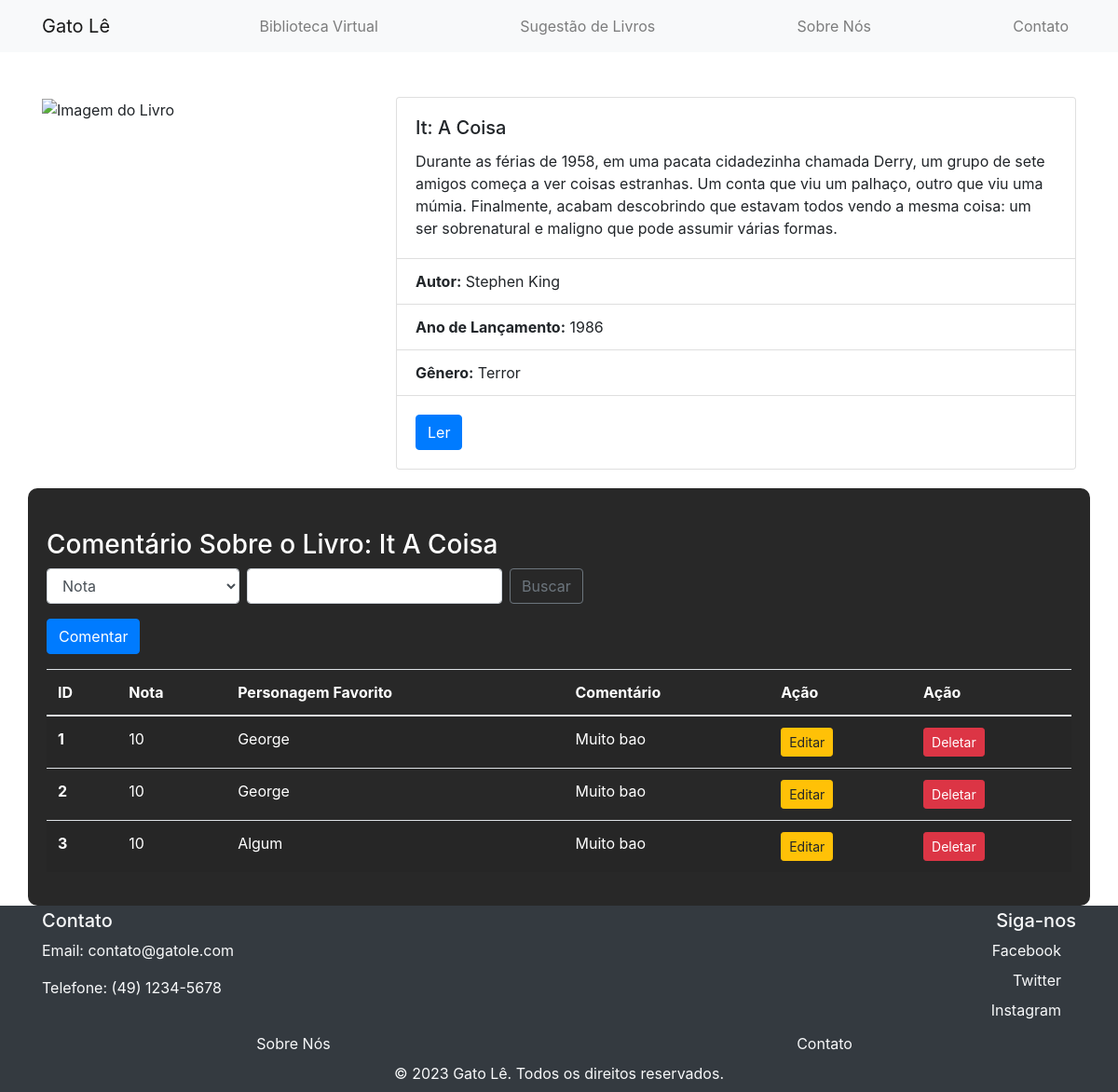
/paginas/2itacoisaLIST.PHP, run on an earlier commit of the app's database.
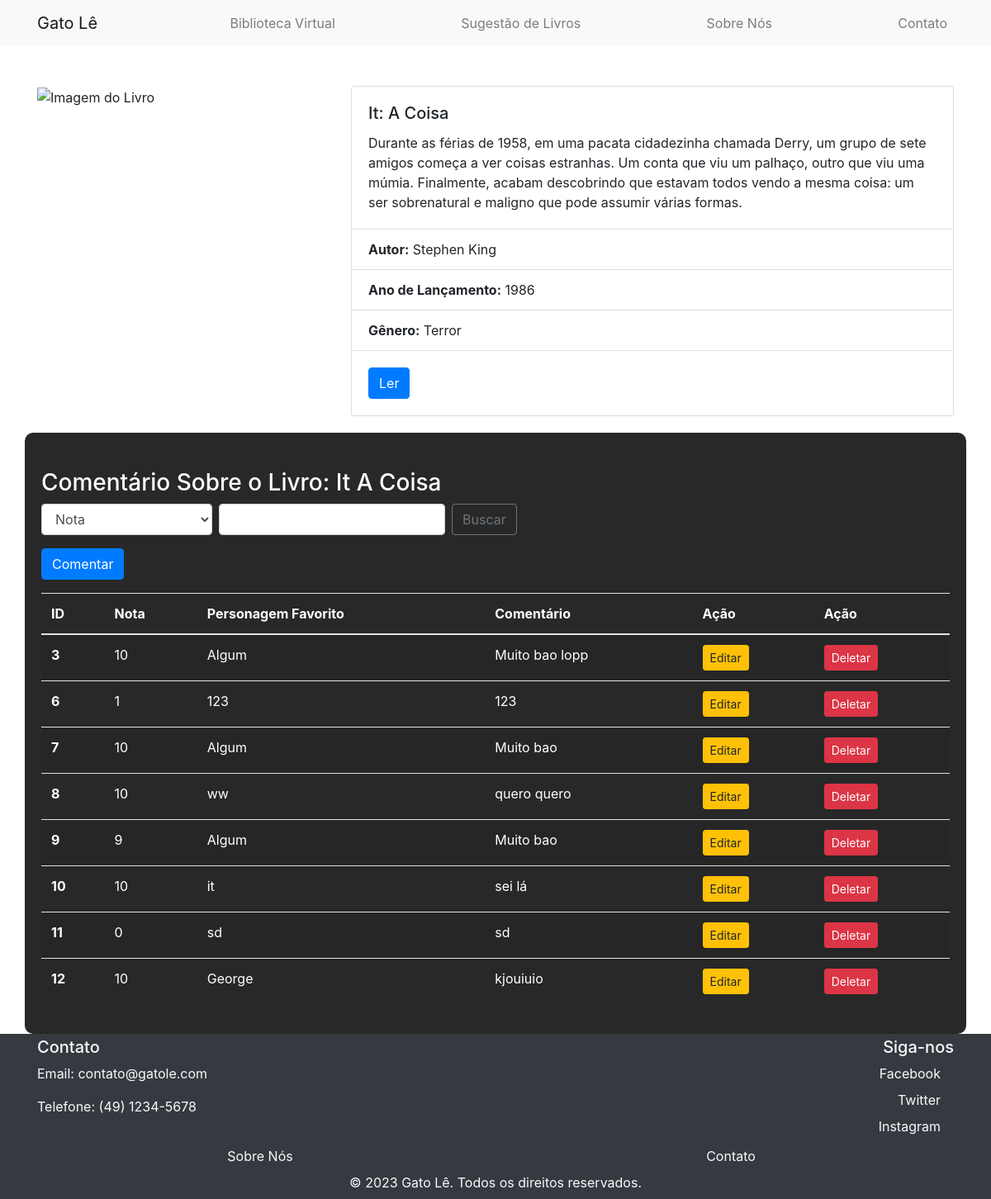
And on a later commit of the database.
### tables this page shows
CREATE TABLE `comentarioit` (
  `id` int(11) NOT NULL,
  `nota` int(11) DEFAULT NULL,
  `personagem` varchar(255) DEFAULT NULL,
  `coment` text DEFAULT NULL
);

### model/db.class.php (called while the page is built, shortened)
<?php
class DB{
    public function conn(){
        $host = "localhost";
        $dbname = "bancodoprofe";
        $user = "root";
        $password = "";
        try {
            $conn = new PDO(
                "mysql:host=$host;dbname=$dbname",
                $user,
                $password,
                [
                    PDO::ATTR_ERRMODE,
                    PDO::ERRMODE_EXCEPTION,
                    PDO::MYSQL_ATTR_INIT_COMMAND => "SET NAMES utf8"
                ]
            );
            return $conn;
        } catch (PDOException $e) {
            echo "Connection failed: " . $e->getMessage();
        }
    }
    public function select($nome_tabela){
        $conn = $this->conn();
        $sql = "SELECT * FROM $nome_tabela";
        $st = $conn->prepare($sql);
        $st->execute();
        return $st->fetchAll(PDO::FETCH_CLASS);
    }
}
?>

### paginas/2itacoisaLIST.PHP (the view, shortened to what this page needs)
<?php
    include '../model/db.class.php';
    include '../bases/header.php';
    include '../bases/nav.php';
    $db = new DB();
    $db->conn();
    if(!empty($_POST)){
        $dados =  $db->search("comentarioit", $_POST);
    } else {
        $dados = $db->select("comentarioit");
    }
?>
<body>
    <div class="container mt-5">
        <div class="row">
            <div class="col-md-4">
                <img src="https://m.media-amazon.com/images/I/51z0s3GcvwL._SY445_SX342_.jpg" class="img-fluid" alt="Imagem do Livro">
            </div>
            <div class="col-md-8">
                <div class="card">
                    <div class="card-body">
                        <h5 class="card-title">It: A Coisa</h5>
                        <p class="card-text">Durante as férias de 1958, em uma pacata cidadezinha chamada Derry, um grupo de sete amigos começa a ver coisas estranhas. Um conta que viu um palhaço, outro que viu uma múmia. Finalmente, acabam descobrindo que estavam todos vendo a mesma coisa: um ser sobrenatural e maligno que pode assumir várias formas.</p>
                    </div>
                    <ul class="list-group list-group-flush">
                        <li class="list-group-item"><strong>Autor:</strong> Stephen King</li>
                        <li class="list-group-item"><strong>Ano de Lançamento:</strong> 1986</li>
                        <li class="list-group-item"><strong>Gênero:</strong> Terror</li>
                    </ul>
                    <div class="card-body">
                        <a href="https://kbook.com.br/wp-content/uploads/2016/08/It_-A-coisa-Stephen-King.pdf" class="btn btn-primary" target="_blank">Ler</a>
                    </div>
                </div>
            </div>
        </div>
    </div>
 <div class="container sobre mx-auto">
    <h3 class="mt-4">Comentário Sobre o Livro: It A Coisa</h3>
    <form action="2itacoisaLIST.php" method="post" class="form-inline my-2 my-lg-0">
        <select name="tipo" class="form-control mr-sm-2">
            <option value="nota">Nota</option>
        </select>
        <input type="text" name="valor" class="form-control mr-sm-2">
        <button class="btn btn-outline-secondary my-2 my-sm-0" type="submit">Buscar</button>
    </form>
    <a href="2itacoisaFORM.php" class="btn btn-primary mt-3">Comentar</a>
    <table class="table table-striped mt-3">
        <thead>
            <tr>
                <th scope="col">ID</th>
                <th scope="col">Nota</th>
                <th scope="col">Personagem Favorito</th>
                <th scope="col">Comentário</th>
                <th scope="col">Ação</th>
                <th scope="col">Ação</th>
            </tr>
        </thead>
        <tbody>
            <?php
            foreach($dados as $item){
                echo "<tr>";
                echo "<th scope='row'>$item->id</th>";
                echo "<td>$item->nota</td>";
                echo "<td>$item->personagem</td>";
                echo "<td>$item->coment</td>";
                echo "<td><a href='2itacoisaFORM.php?id=$item->id' class='btn btn-warning btn-sm'>Editar</a></td>";
                echo "<td><a onclick='return confirm(\"Deseja Excluir?\")' href='2itacoisaLIST.php?id=$item->id' class='btn btn-danger btn-sm'>Deletar</a></td>";
                echo "</tr>";
            }
            ?>
        </tbody>
    </table>
</div>
    <?php include "../bases/footer.php" ?>
</body>
</html>

What changed in the data, as far as the page shows it:
removed comentarioit: id "1", nota "10", personagem "George", coment "Muito bao"
removed comentarioit: id "2", nota "10", personagem "George", coment "Muito bao"
changed comentarioit id 3: coment "Muito bao" → "Muito bao lopp"
added comentarioit: id "6", nota "1", personagem "123", coment "123"
added comentarioit: id "7", nota "10", personagem "Algum", coment "Muito bao"
added comentarioit: id "8", nota "10", personagem "ww", coment "quero quero"
added comentarioit: id "9", nota "9", personagem "Algum", coment "Muito bao"
added comentarioit: id "10", nota "10", personagem "it", coment "sei lá"
added comentarioit: id "11", nota "0", personagem "sd", coment "sd"
added comentarioit: id "12", nota "10", personagem "George", coment "kjouiuio"
